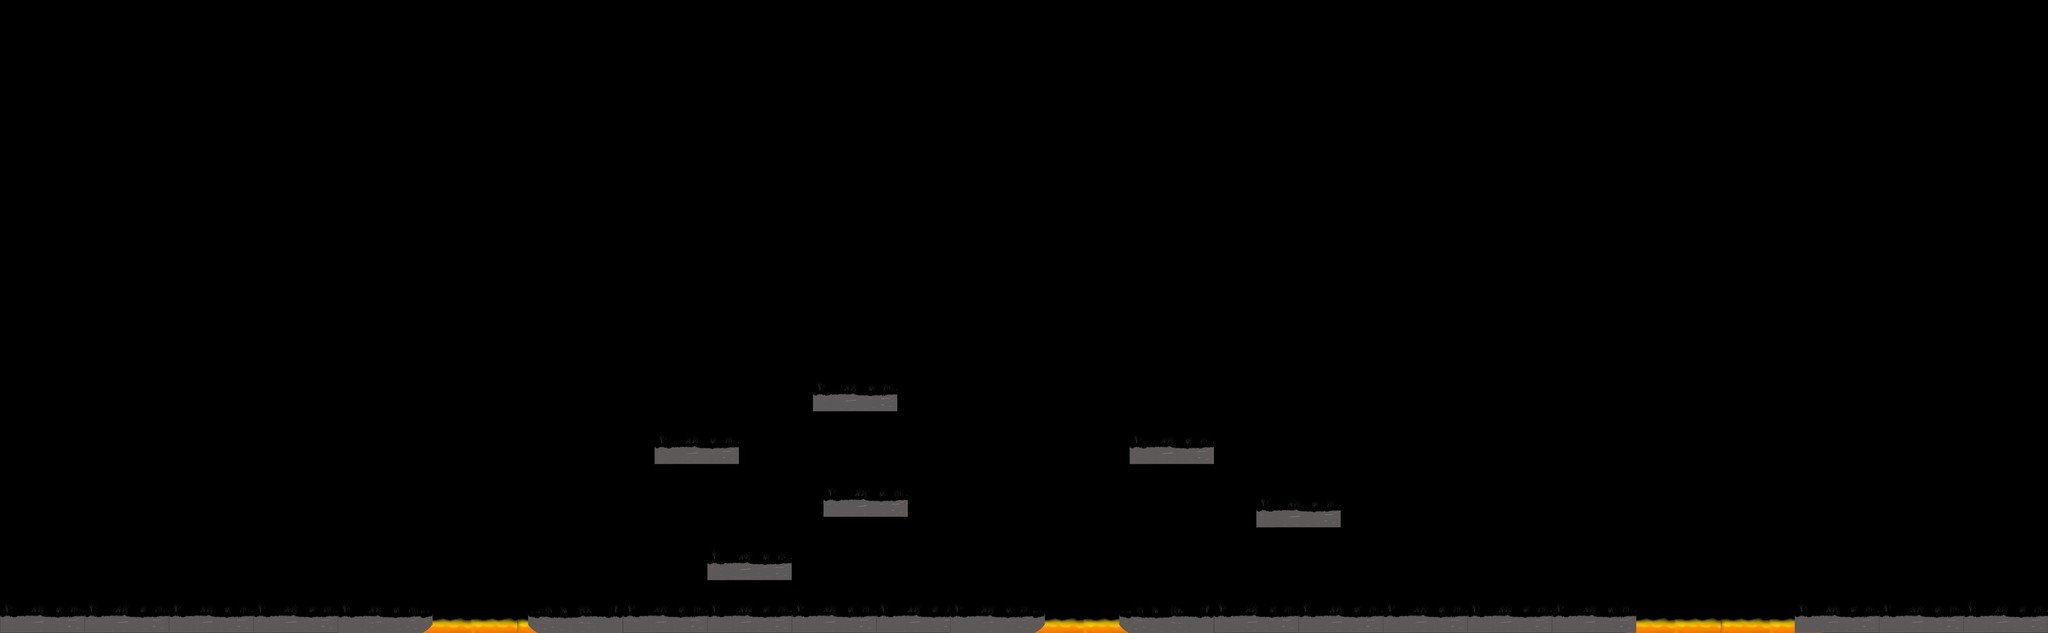

Rendered tile map (Tiled .tmx) drawn with the repository's tilesets; below, a short description and the map source with its tile grids summarised:
An orthogonal 194x60 tile map with 32x32 px tiles, 3 tile layers (Mortel, Decor, Plateforme).

<map version="1.4" tiledversion="1.4.2" orientation="orthogonal" renderorder="right-down" width="194" height="60" tilewidth="32" tileheight="32" infinite="0" nextlayerid="4" nextobjectid="1">
 <tileset firstgid="1" name="TilesSet" tilewidth="32" tileheight="32" tilecount="2852" columns="46">
  <image source="TilesSet.png" width="1500" height="2000" />
  <tile id="139">
   <properties>
    <property name="collides" type="bool" value="true" />
   </properties>
  </tile>
  <tile id="140">
   <properties>
    <property name="collides" type="bool" value="true" />
   </properties>
  </tile>
  <tile id="141">
   <properties>
    <property name="collides" type="bool" value="true" />
   </properties>
  </tile>
  <tile id="142">
   <properties>
    <property name="collides" type="bool" value="true" />
   </properties>
  </tile>
  <tile id="143">
   <properties>
    <property name="collides" type="bool" value="true" />
   </properties>
  </tile>
  <tile id="144">
   <properties>
    <property name="collides" type="bool" value="true" />
   </properties>
  </tile>
  <tile id="145">
   <properties>
    <property name="collides" type="bool" value="true" />
   </properties>
  </tile>
  <tile id="146">
   <properties>
    <property name="collides" type="bool" value="true" />
   </properties>
  </tile>
  <tile id="147">
   <properties>
    <property name="collides" type="bool" value="true" />
   </properties>
  </tile>
  <tile id="323">
   <properties>
    <property name="mortal" type="bool" value="true" />
   </properties>
  </tile>
  <tile id="324">
   <properties>
    <property name="mortal" type="bool" value="true" />
   </properties>
  </tile>
  <tile id="325">
   <properties>
    <property name="mortal" type="bool" value="true" />
   </properties>
  </tile>
  <tile id="326">
   <properties>
    <property name="mortal" type="bool" value="true" />
   </properties>
  </tile>
  <tile id="327">
   <properties>
    <property name="mortal" type="bool" value="true" />
   </properties>
  </tile>
  <tile id="328">
   <properties>
    <property name="mortal" type="bool" value="true" />
   </properties>
  </tile>
  <tile id="329">
   <properties>
    <property name="mortal" type="bool" value="true" />
   </properties>
  </tile>
  <tile id="330">
   <properties>
    <property name="mortal" type="bool" value="true" />
   </properties>
  </tile>
  <tile id="331">
   <properties>
    <property name="mortal" type="bool" value="true" />
   </properties>
  </tile>
  <tile id="332">
   <properties>
    <property name="mortal" type="bool" value="true" />
   </properties>
  </tile>
  <tile id="334">
   <properties>
    <property name="collides" type="bool" value="true" />
   </properties>
  </tile>
  <tile id="335">
   <properties>
    <property name="collides" type="bool" value="true" />
   </properties>
  </tile>
  <tile id="336">
   <properties>
    <property name="collides" type="bool" value="true" />
   </properties>
  </tile>
  <tile id="337">
   <properties>
    <property name="collides" type="bool" value="true" />
   </properties>
  </tile>
  <tile id="338">
   <properties>
    <property name="collides" type="bool" value="true" />
   </properties>
  </tile>
  <tile id="339">
   <properties>
    <property name="collides" type="bool" value="true" />
   </properties>
  </tile>
  <tile id="340">
   <properties>
    <property name="collides" type="bool" value="true" />
   </properties>
  </tile>
  <tile id="341">
   <properties>
    <property name="collides" type="bool" value="true" />
   </properties>
  </tile>
  <tile id="342">
   <properties>
    <property name="collides" type="bool" value="true" />
   </properties>
  </tile>
  <tile id="343">
   <properties>
    <property name="collides" type="bool" value="true" />
   </properties>
  </tile>
  <tile id="344">
   <properties>
    <property name="collides" type="bool" value="true" />
   </properties>
  </tile>
  <tile id="518">
   <properties>
    <property name="collides" type="bool" value="true" />
   </properties>
  </tile>
  <tile id="519">
   <properties>
    <property name="collides" type="bool" value="true" />
   </properties>
  </tile>
  <tile id="520">
   <properties>
    <property name="collides" type="bool" value="true" />
   </properties>
  </tile>
  <tile id="521">
   <properties>
    <property name="collides" type="bool" value="true" />
   </properties>
  </tile>
  <tile id="522">
   <properties>
    <property name="collides" type="bool" value="true" />
   </properties>
  </tile>
  <tile id="523">
   <properties>
    <property name="collides" type="bool" value="true" />
   </properties>
  </tile>
  <tile id="524">
   <properties>
    <property name="collides" type="bool" value="true" />
   </properties>
  </tile>
  <tile id="525">
   <properties>
    <property name="collides" type="bool" value="true" />
   </properties>
  </tile>
  <tile id="526">
   <properties>
    <property name="collides" type="bool" value="true" />
   </properties>
  </tile>
  <tile id="527">
   <properties>
    <property name="collides" type="bool" value="true" />
   </properties>
  </tile>
  <tile id="528">
   <properties>
    <property name="collides" type="bool" value="true" />
   </properties>
  </tile>
  <tile id="1432">
   <properties>
    <property name="collides" type="bool" value="true" />
   </properties>
  </tile>
  <tile id="1433">
   <properties>
    <property name="collides" type="bool" value="true" />
   </properties>
  </tile>
  <tile id="1434">
   <properties>
    <property name="collides" type="bool" value="true" />
   </properties>
  </tile>
  <tile id="1435">
   <properties>
    <property name="collides" type="bool" value="true" />
   </properties>
  </tile>
  <tile id="1436">
   <properties>
    <property name="collides" type="bool" value="true" />
   </properties>
  </tile>
  <tile id="1437">
   <properties>
    <property name="collides" type="bool" value="true" />
   </properties>
  </tile>
  <tile id="1438">
   <properties>
    <property name="collides" type="bool" value="true" />
   </properties>
  </tile>
  <tile id="1439">
   <properties>
    <property name="collides" type="bool" value="true" />
   </properties>
  </tile>
  <tile id="1443">
   <properties>
    <property name="collides" type="bool" value="true" />
   </properties>
  </tile>
  <tile id="1444">
   <properties>
    <property name="collides" type="bool" value="true" />
   </properties>
  </tile>
  <tile id="1445">
   <properties>
    <property name="collides" type="bool" value="true" />
   </properties>
  </tile>
  <tile id="1446">
   <properties>
    <property name="collides" type="bool" value="true" />
   </properties>
  </tile>
  <tile id="1447">
   <properties>
    <property name="collides" type="bool" value="true" />
   </properties>
  </tile>
  <tile id="1448">
   <properties>
    <property name="collides" type="bool" value="true" />
   </properties>
  </tile>
  <tile id="1449">
   <properties>
    <property name="collides" type="bool" value="true" />
   </properties>
  </tile>
  <tile id="1450">
   <properties>
    <property name="collides" type="bool" value="true" />
   </properties>
  </tile>
  <tile id="1451">
   <properties>
    <property name="collides" type="bool" value="true" />
   </properties>
  </tile>
  <tile id="1458">
   <properties>
    <property name="mortal" type="bool" value="true" />
   </properties>
  </tile>
  <tile id="1459">
   <properties>
    <property name="mortal" type="bool" value="true" />
   </properties>
  </tile>
  <tile id="1460">
   <properties>
    <property name="mortal" type="bool" value="true" />
   </properties>
  </tile>
  <tile id="1461">
   <properties>
    <property name="mortal" type="bool" value="true" />
   </properties>
  </tile>
  <tile id="1462">
   <properties>
    <property name="mortal" type="bool" value="true" />
   </properties>
  </tile>
  <tile id="1463">
   <properties>
    <property name="mortal" type="bool" value="true" />
   </properties>
  </tile>
  <tile id="1464">
   <properties>
    <property name="mortal" type="bool" value="true" />
   </properties>
  </tile>
  <tile id="1465">
   <properties>
    <property name="mortal" type="bool" value="true" />
   </properties>
  </tile>
  <tile id="1466">
   <properties>
    <property name="mortal" type="bool" value="true" />
   </properties>
  </tile>
  <tile id="1467">
   <properties>
    <property name="mortal" type="bool" value="true" />
   </properties>
  </tile>
  <tile id="1673">
   <properties>
    <property name="collides" type="bool" value="true" />
   </properties>
  </tile>
  <tile id="1674">
   <properties>
    <property name="collides" type="bool" value="true" />
   </properties>
  </tile>
  <tile id="1675">
   <properties>
    <property name="collides" type="bool" value="true" />
   </properties>
  </tile>
  <tile id="1676">
   <properties>
    <property name="collides" type="bool" value="true" />
   </properties>
  </tile>
  <tile id="1677">
   <properties>
    <property name="collides" type="bool" value="true" />
   </properties>
  </tile>
  <tile id="1678">
   <properties>
    <property name="collides" type="bool" value="true" />
   </properties>
  </tile>
  <tile id="1679">
   <properties>
    <property name="collides" type="bool" value="true" />
   </properties>
  </tile>
  <tile id="1680">
   <properties>
    <property name="collides" type="bool" value="true" />
   </properties>
  </tile>
  <tile id="1681">
   <properties>
    <property name="collides" type="bool" value="true" />
   </properties>
  </tile>
 </tileset>
 <layer id="2" name="Mortel" width="194" height="60">
  <data>[11640 cells, 192 non-empty, 132 distinct tile ids]</data>
 </layer>
 <layer id="3" name="Decor" width="194" height="60">
  <data>[11640 cells, 1794 non-empty, 437 distinct tile ids]</data>
 </layer>
 <layer id="1" name="Plateforme" width="194" height="60">
  <data>[11640 cells, 633 non-empty, 78 distinct tile ids]</data>
 </layer>
</map>
